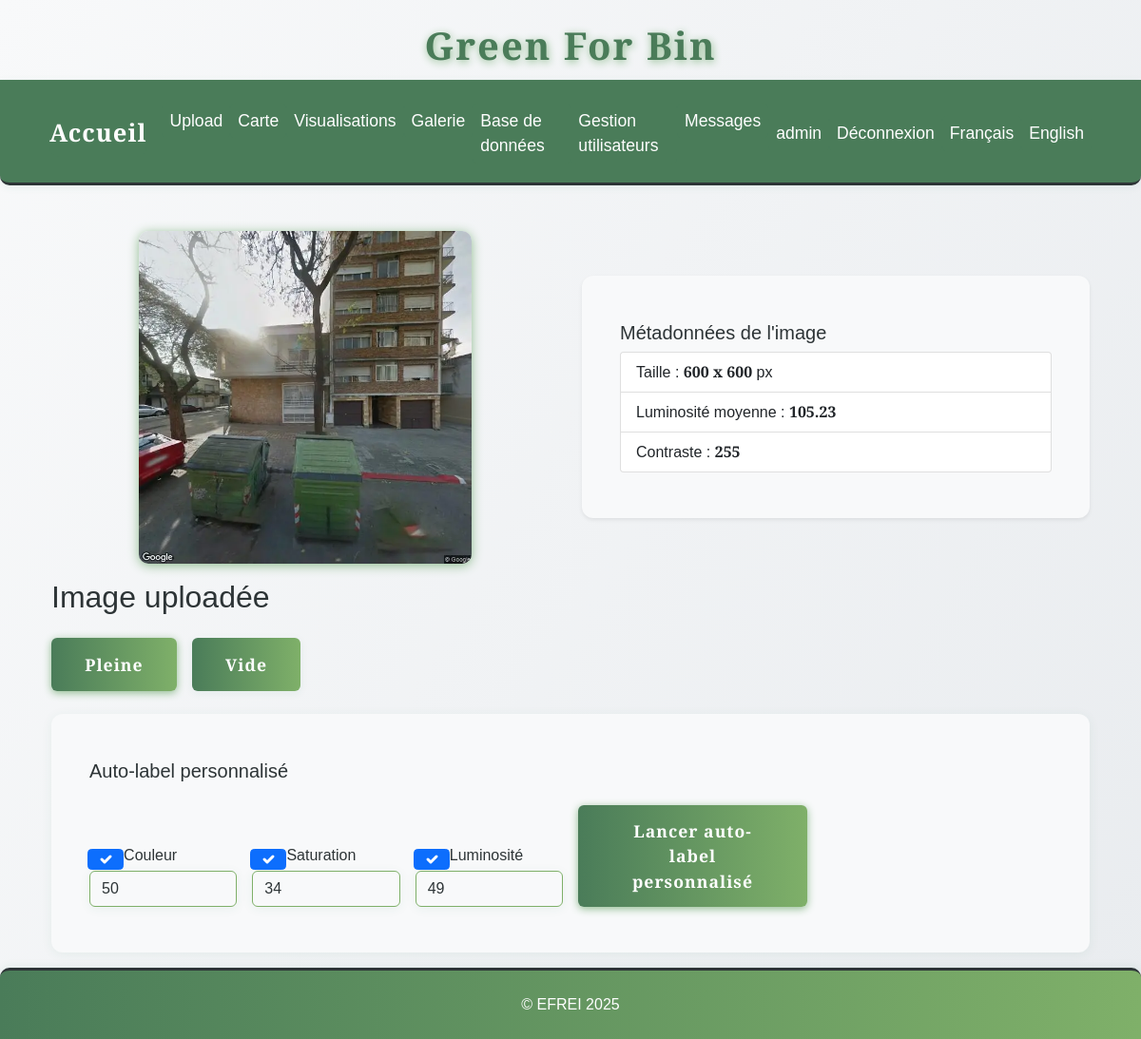
Screenshot of /annotate/00546_01.jpg (signed in) with the database file from the repository.
### tables this page shows
CREATE TABLE images (
                id INTEGER PRIMARY KEY AUTOINCREMENT,
                filename TEXT,
                upload_date TEXT,
                annotation TEXT,
                width INTEGER,
                height INTEGER,
                file_size INTEGER,
                avg_color TEXT,
                hist_rgb TEXT,
                hist_lum TEXT,
                contrast INTEGER,
                contour_count INTEGER,
                localisation TEXT
            , std_h REAL, std_s REAL, std_v REAL);

### app.py (the view, shortened to what this page needs)
@app.route('/annotate/<filename>', methods=['GET', 'POST'])
@login_required
def annotate(filename):
    auto_label = request.args.get('auto_label')
    custom_auto_label_result = None
    with sqlite3.connect(DB_PATH) as conn:
        c = conn.cursor()
        c.execute('''
            SELECT width, height, contrast
            FROM images
            WHERE filename = ?
        ''', (filename,))
        row = c.fetchone()
        if row:
            width, height, contrast = row
        else:
            width, height, contrast = None, None, None
    image_path = os.path.join(app.config['UPLOAD_FOLDER'], filename)
    luminosity = None
    try:
        img = Image.open(image_path).convert('L')
        np_img = np.array(img)
        luminosity = round(float(np.mean(np_img)), 2)
    except Exception as e:
        print(f"[ANNOTATE] Erreur calcul luminosité : {e}")
    metadata = {
        'width': width,
        'height': height,
        'contrast': contrast,
        'luminosity': luminosity
    }
    return render_template('annotate.html', filename=filename, auto_label=auto_label, metadata=metadata, custom_auto_label_result=custom_auto_label_result)

### app.py (called while the page is built)
def get_locale():
    return session.get('lang', request.accept_languages.best_match(['en', 'fr']))

@app.context_processor
def inject_locale():
    return dict(get_locale=get_locale)

def login_required(f):
    @wraps(f)
    def decorated_function(*args, **kwargs):
        if 'user_id' not in session:
            flash('Vous devez être connecté pour accéder à cette page.', 'error')
            return redirect(url_for('login'))
        return f(*args, **kwargs)
    return decorated_function

### templates/annotate.html (shortened to what this page needs)
<!DOCTYPE html>
{% extends "base.html" %}
{% block content %}
<div class="container mt-4">
    <div class="row align-items-center">
        <div class="col-md-6 text-center">
            <img src="{{ url_for('static', filename='uploads/' ~ filename.rsplit('.', 1)[0] ~ '.webp') }}" alt="{{ _('Image à annoter') }}" class="img-fluid mb-3" style="max-height:350px;" loading="lazy">
        </div>
        <div class="col-md-6">
            <div class="card bg-creme shadow-sm mb-3">
                <div class="card-body">
                    <h5 class="card-title">{{ _("Métadonnées de l'image") }}</h5>
                    <ul class="list-group">
                        <li class="list-group-item">{{ _('Taille') }} : <b>{{ metadata.width }} x {{ metadata.height }}</b> px</li>
                        <li class="list-group-item">{{ _('Luminosité moyenne') }} : <b>{{ metadata.luminosity }}</b></li>
                        <li class="list-group-item">{{ _('Contraste') }} : <b>{{ metadata.contrast }}</b></li>
                    </ul>
                </div>
            </div>
        </div>
    </div>
    <h2>{{ _('Image uploadée') }}</h2>
    <form method="POST" class="d-flex gap-3 mb-4">
        <button type="submit" name="annotation" value="pleine" class="btn btn-success btn-lg">{{ _('Pleine') }}</button>
        <button type="submit" name="annotation" value="vide" class="btn btn-outline-success btn-lg">{{ _('Vide') }}</button>
    </form>
    <div class="card mb-3">
        <div class="card-body">
            <h5 class="card-title">{{ _('Auto-label personnalisé') }}</h5>
            <form method="POST" class="row g-3 align-items-end">
                <div class="col-md-2">
                    <div class="form-check">
                        <input class="form-check-input" type="checkbox" name="use_std_h" id="use_std_h" checked>
                        <label class="form-check-label" for="use_std_h">Couleur</label>
                    </div>
                    <input type="number" step="any" class="form-control mt-1" name="seuil_h" id="seuil_h" placeholder="Seuil H (ex: 50)" value="50">
                </div>
                <div class="col-md-2">
                    <div class="form-check">
                        <input class="form-check-input" type="checkbox" name="use_std_s" id="use_std_s" checked>
                        <label class="form-check-label" for="use_std_s">Saturation</label>
                    </div>
                    <input type="number" step="any" class="form-control mt-1" name="seuil_s" id="seuil_s" placeholder="Seuil S (ex: 34)" value="34">
                </div>
                <div class="col-md-2">
                    <div class="form-check">
                        <input class="form-check-input" type="checkbox" name="use_std_v" id="use_std_v" checked>
                        <label class="form-check-label" for="use_std_v">Luminosité</label>
                    </div>
                    <input type="number" step="any" class="form-control mt-1" name="seuil_v" id="seuil_v" placeholder="Seuil V (ex: 49)" value="49">
                </div>
                <div class="col-md-3">
                    <button type="submit" name="custom_auto_label" value="1" class="btn btn-primary">{{ _('Lancer auto-label personnalisé') }}</button>
                </div>
            </form>
        </div>
    </div>
</div>
{% endblock %}

### static/css/style.css (style rules this page uses)
:root { --primary-green: #4a7c59; --light-green: #7fb069; --sage-green: #8fbc8f; --cream: #fefefe; --warm-white: #f8f9fa; --soft-gray: #e9ecef; --charcoal: #2d3436; --text-primary: #2d3436; --text-secondary: #636e72; --radius: 2.5rem; --shadow: 0 4px 24px rgba(44, 124, 89, 0.10); --transition: all 0.3s cubic-bezier(.4,0,.2,1); --green-dark: var(--primary-green); --green: var(--light-green); --green-light: var(--sage-green); --beige: var(--cream); --white: var(--cream); --black: var(--charcoal); }
html, body { height: 100%; margin: 0; padding: 0; }
body { display: flex; flex-direction: column; min-height: 100vh; }
.container.mt-4 { flex: 1 0 auto; }
.btn { background: var(--primary-green); color: var(--cream); border: none; border-radius: 2rem; font-family: 'Inter', Arial, sans-serif; font-weight: 600; padding: 0.9rem 2.2rem; font-size: 1.1rem; box-shadow: 0 2px 8px rgba(44, 124, 89, 0.08); transition: var(--transition); cursor: pointer; margin-top: 1rem; letter-spacing: 1px; }
.card { background: var(--white); border-radius: var(--radius); box-shadow: var(--shadow); padding: 2rem 1.5rem; margin-bottom: 2rem; transition: var(--transition); position: relative; overflow: hidden; }
input, textarea, select { background: var(--beige); color: var(--green-dark); border: 2px solid var(--green-light); border-radius: 1.5rem; font-family: 'Inter', Arial, sans-serif; padding: 10px 18px; font-size: 1.08rem; transition: var(--transition); }

### static/css/greenforbin.css (style rules this page uses)
:root { --primary-green: #4a7c59; --light-green: #7fb069; --sage-green: #8fbc8f; --cream: #fefefe; --warm-white: #f8f9fa; --soft-gray: #e9ecef; --charcoal: #2d3436; --text-primary: #2d3436; --text-secondary: #636e72; }
body { background: linear-gradient(135deg, var(--cream) 0%, var(--light-green) 100%); color: var(--text-primary); font-family: 'Segoe UI', 'Roboto', Arial, sans-serif; min-height: 100vh; }
.card { border-radius: 16px; box-shadow: 0 4px 24px 0 rgba(79, 124, 89, 0.10); border: none; background: var(--warm-white); }
.btn-primary, .btn-success, .btn-warning { background: var(--light-green); border: none; color: var(--cream); font-weight: 600; border-radius: 8px; box-shadow: 0 2px 8px var(--sage-green); transition: background 0.2s, box-shadow 0.2s; }
img { border-radius: 10px; box-shadow: 0 2px 12px var(--sage-green); transition: transform 0.2s; }

### templates/base.html (style rules this page uses)
:root { --primary-green: #4a7c59; --light-green: #7fb069; --sage-green: #8fbc8f; --cream: #fefefe; --warm-white: #f8f9fa; --soft-gray: #e9ecef; --charcoal: #2d3436; --text-primary: #2d3436; --text-secondary: #636e72; }
body { background: linear-gradient(120deg, var(--warm-white) 0%, var(--soft-gray) 100%); min-height: 100vh; color: var(--text-primary); font-family: 'Quercus Serif', 'Montserrat', 'Quicksand', Arial, sans-serif !important; }
body, h1, h2, h3, h4, h5, h6, .navbar, .nav-link, .btn, .card, .table, .form-control, .modal-content { font-family: 'Quercus Serif', 'Montserrat', 'Quicksand', Arial, sans-serif !important; color: var(--text-primary); }
.btn, .btn-primary, .btn-success, .btn-outline-success { background: linear-gradient(90deg, var(--primary-green) 0%, var(--light-green) 100%); color: var(--cream); border: none; border-radius: 6px; transition: background 0.3s, color 0.3s, box-shadow 0.3s; }
.card, .box, .content-box, .table, .table-green-text, .form-control, .modal-content { background: var(--warm-white); border-radius: 12px; box-shadow: 0 2px 12px rgba(44, 124, 89, 0.07); border: none; color: var(--text-primary); }
.form-control { background: var(--warm-white); border: 1px solid var(--light-green); color: var(--text-primary); border-radius: 6px; transition: border 0.3s; }

### rows the page displays
images: width "600", height "600", contrast "255"

### other values shown
{{ session.get('username') }} "admin"
{{ metadata.luminosity }} "105.23"
